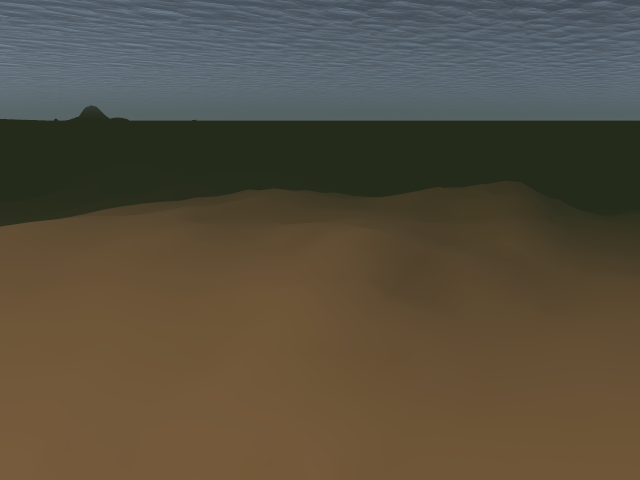
#> input picture src/nemo_server/nemo_server/test.png, 640 x 480 px
$ python -i goal_finder.py   (imports and definitions only)
#> lines starting #> are read from the running program, lines starting #| are printed output that depends on the picture
#> further down, picture is the input picture: shape (480, 640, 3); mean B, G, R 62.3, 78.5, 86.6
import cv2

class GoalFinder():
    def __init__(self, logger=None):
        self.follow_res = (160, 90)

        self.fish_colours_hsv_lower = [
            (100, 100, 0),  # Blue
            (35, 80, 80),   # Green
        ]

        self.fish_colours_hsv_upper = [
            (120, 255, 255),    # Blue
            (70, 255, 255),     # Green
        ]

        self.logger = logger

        self.goal = 0

    def search(self, img):
        height, width, _ = img.shape
        threshold = (width * height) * 0.05 # Only 3% threshold required

        return self.check_for_goals(img=img, threshold=threshold)

    def check_for_goals(self, img, threshold, size=None):
        # Check if the image is marked to be resized
#> called with threshold = 720, size = (160, 90)
        height, width, _ = img.shape
#> height = 480; width = 640
        if size is not None and size != (width, height):
            img = cv2.resize(img, size, interpolation=cv2.INTER_NEAREST)
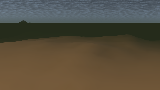
#> img: shape (90, 160, 3); mean of channels 0, 1, 2 62.6, 78.6, 86.5; drawn as B, G, R
            width, height = size

        img = cv2.cvtColor(img, cv2.COLOR_BGR2HSV)
#> img: shape (90, 160, 3); mean H, S, V 42.8, 98.3, 92.9

        # find the colors within the specified boundaries and apply the masks
        mask = None
        for i in range(len(self.fish_colours_hsv_lower)):
            temp = cv2.inRange(img, self.fish_colours_hsv_lower[i], self.fish_colours_hsv_upper[i])

            if mask is None: mask = temp
            else: mask += temp

        masked_img = cv2.bitwise_and(img, img, mask=mask) # Apply mask
#> masked_img: shape (90, 160, 3); every value is 0

        masked_img = cv2.cvtColor(masked_img, cv2.COLOR_HSV2BGR) # Convert back to BGR

        contours, _ = cv2.findContours(mask, cv2.RETR_EXTERNAL, cv2.CHAIN_APPROX_NONE) # Find contours
#> contours = []

        # Finished if no contours were found
        if (len(contours) == 0):
            self.goal = 0
            return False

        # Check if the max-sized contour meets the threshold
        max_contour = max(contours, key=cv2.contourArea)
        if threshold > cv2.contourArea(max_contour):
            self.goal = 0
            return False

        # Create a bounding box and return center
        x, y, w, h = cv2.boundingRect(max_contour)

        # TODO: Account for vertical error on y-axis
        self.goal = (x + (w / 2.0)) - (width  / 2.0)

        return True

    def follow(self, img):
        # Reduce size of image for use in following
        # We don't need as much resolution to follow as we have already identified our target
        threshold = (self.follow_res[0] * self.follow_res[1]) * 0.05 # Only 5% threshold required
        return self.check_for_goals(img=img, threshold=threshold, size=self.follow_res)

>>> import cv2
>>> picture = cv2.imread('../test.png')
>>> result = GoalFinder().follow(picture)
#> result = False
